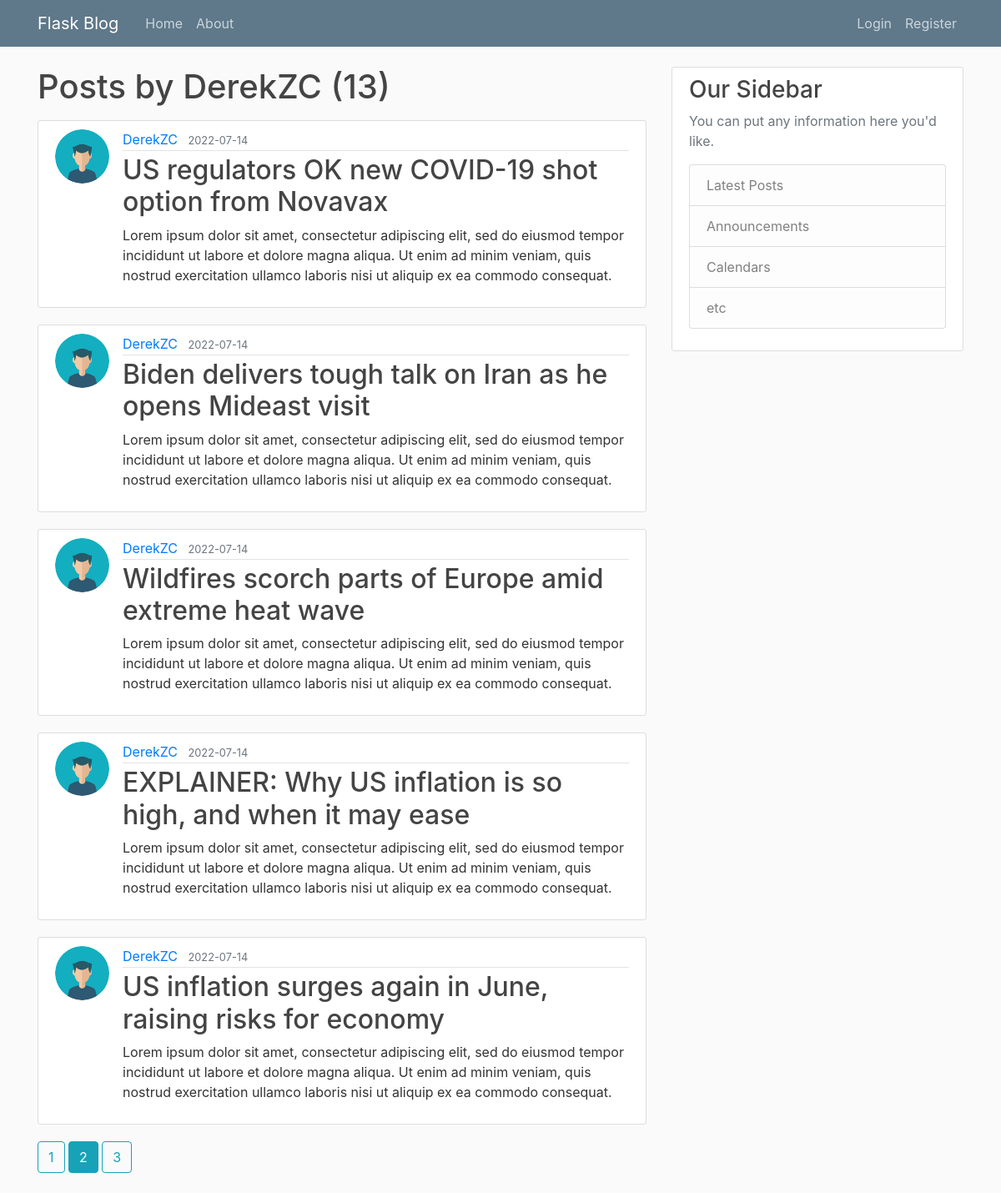
Page /user/DerekZC?page=2 on the committed database.
### flaskblog/models.py (models this page shows, shortened)
class User(db.Model, UserMixin):
    id         = db.Column(db.Integer, primary_key=True)    # primary_key is a unique id for our user
    username   = db.Column(db.String(20), unique=True, nullable=False)   # 20 character max length, must be unique, can't null bc username required
    email      = db.Column(db.String(120), unique=True, nullable=False)
    image_file = db.Column(db.String(20), nullable=False, default='default.jpg')
    password   = db.Column(db.String(60), nullable=False)
    posts      = db.relationship('Post', backref='author', lazy=True)    # runs in the background b/c not a column

class Post(db.Model):
    id          = db.Column(db.Integer, primary_key=True)
    title       = db.Column(db.String(100), nullable=False)
    date_posted = db.Column(db.DateTime, nullable=False, default=datetime.utcnow)
    content     = db.Column(db.Text, nullable=False)
    user_id     = db.Column(db.Integer, db.ForeignKey('user.id'), nullable=False) # user.id is going to be the user who authored the post

### flaskblog/users/routes.py (the view)
@users.route("/user/<string:username>")
def user_posts(username):
    page = request.args.get('page', 1, type=int)
    user = User.query.filter_by(username=username).first_or_404()
    posts = Post.query.filter_by(author=user)\
        .order_by(Post.date_posted.desc())\
        .paginate(page=page, per_page=5)
    return render_template('user_posts.html', posts=posts, user=user)

### flaskblog/templates/user_posts.html
{% extends "layout.html" %}
{% block content %}
    <h1 class="mb-3">Posts by {{ user.username }} ({{ posts.total }})</h1>
    {% for post in posts.items %}
        <article class="media content-section">
            <img class="rounded-circle article-img" src="{{ url_for('static', filename='profile_pics/' + post.author.image_file) }}" alt="">
            <div class="media-body">
                <div class="article-metadata">
                    <a class="mr-2" href="{{ url_for('users.user_posts', username=post.author.username) }}">{{ post.author.username }}</a>
                    <small class="text-muted">{{ post.date_posted.strftime('%Y-%m-%d') }}</small>
                </div>
                <h2><a class="article-title" href="{{ url_for('posts.post', post_id=post.id) }}">{{ post.title }}</a></h2>
                <p class="article-content">{{ post.content }}</p>
            </div>
        </article>
    {% endfor %}
    {% for page_num in posts.iter_pages(left_edge=1, right_edge=1, left_current=1, right_current=2) %}
        {% if page_num %}
            {% if posts.page == page_num %}
                <a class="btn btn-info mb-4" href="{{ url_for('users.user_posts', username=user.username, page=page_num) }}">{{ page_num }}</a>
            {% else %}
                <a class="btn btn-outline-info mb-4" href="{{ url_for('users.user_posts', username=user.username, page=page_num) }}">{{ page_num }}</a>
            {% endif %}
        {% else %}
            ...
        {% endif %}
    {% endfor %}
{% endblock content %}

### flaskblog/static/main.css (style rules this page uses)
body { background: #fafafa; color: #333333; margin-top: 5rem; }
h1, h2, h3, h4, h5, h6 { color: #444444; }
.content-section { background: #ffffff; padding: 10px 20px; border: 1px solid #dddddd; border-radius: 3px; margin-bottom: 20px; }
.article-title { color: #444444; }
.article-content { white-space: pre-line; }
.article-img { height: 65px; width: 65px; margin-right: 16px; }
.article-metadata { padding-bottom: 1px; margin-bottom: 4px; border-bottom: 1px solid #e3e3e3 }

### rows in the picture
User: username "DerekZC"
Post: image_file (picture), author.username "DerekZC", date_posted "2022-07-14", title "US regulators OK new COVID-19 shot option from Novavax", content "Lorem ipsum dolor sit amet, consectetur adipiscing elit, sed do eiusmod tempor incididunt ut labore et dolore magna aliqua. Ut enim ad minim veniam, quis nostrud exercitation ullamco laboris nisi ut aliquip ex ea commodo consequat."
Post: image_file (picture), author.username "DerekZC", date_posted "2022-07-14", title "Biden delivers tough talk on Iran as he opens Mideast visit", content "Lorem ipsum dolor sit amet, consectetur adipiscing elit, sed do eiusmod tempor incididunt ut labore et dolore magna aliqua. Ut enim ad minim veniam, quis nostrud exercitation ullamco laboris nisi ut aliquip ex ea commodo consequat."
Post: image_file (picture), author.username "DerekZC", date_posted "2022-07-14", title "Wildfires scorch parts of Europe amid extreme heat wave", content "Lorem ipsum dolor sit amet, consectetur adipiscing elit, sed do eiusmod tempor incididunt ut labore et dolore magna aliqua. Ut enim ad minim veniam, quis nostrud exercitation ullamco laboris nisi ut aliquip ex ea commodo consequat."
Post: image_file (picture), author.username "DerekZC", date_posted "2022-07-14", title "EXPLAINER: Why US inflation is so high, and when it may ease", content "Lorem ipsum dolor sit amet, consectetur adipiscing elit, sed do eiusmod tempor incididunt ut labore et dolore magna aliqua. Ut enim ad minim veniam, quis nostrud exercitation ullamco laboris nisi ut aliquip ex ea commodo consequat."
Post: image_file (picture), author.username "DerekZC", date_posted "2022-07-14", title "US inflation surges again in June, raising risks for economy", content "Lorem ipsum dolor sit amet, consectetur adipiscing elit, sed do eiusmod tempor incididunt ut labore et dolore magna aliqua. Ut enim ad minim veniam, quis nostrud exercitation ullamco laboris nisi ut aliquip ex ea commodo consequat."

### other values in the picture
{{ posts.total }} "13"
{{ page_num }} "1" "3"
{{ page_num }} "2"
